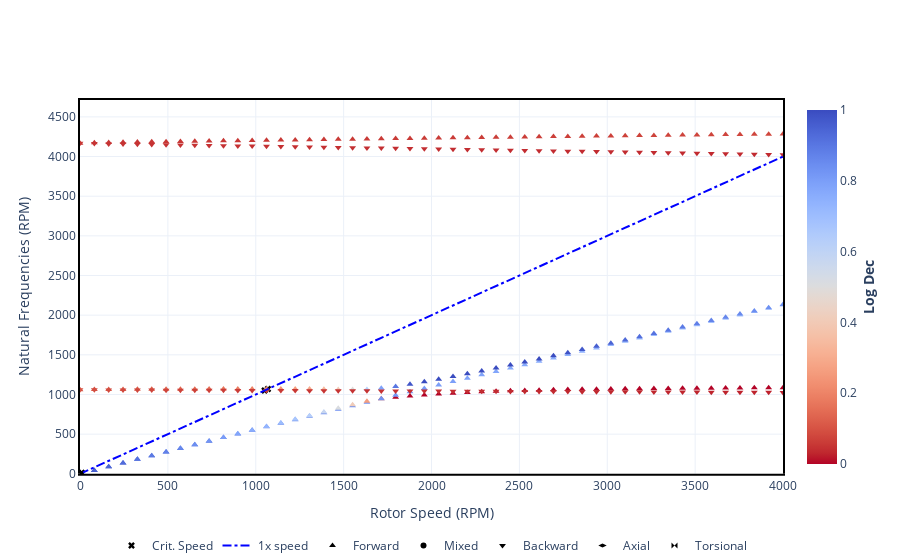

Notebook cell for this chart:
### Code cell
# The input units must be according to your unit standard system
campbell = rotor.run_campbell(np.linspace(0, 4000 * np.pi / 30, 50))
# Plotting frequency in RPM
campbell.plot(frequency_units="RPM")
